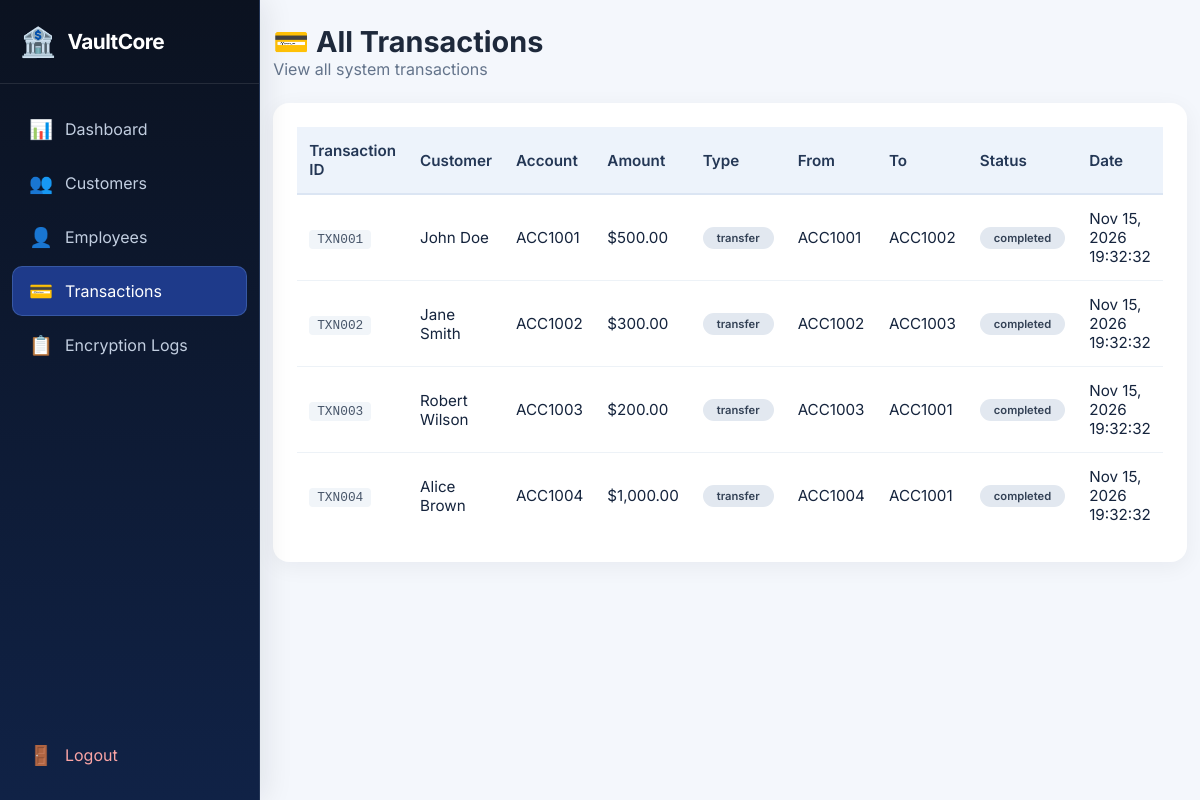
The app's page /admin/transactions.php (signed in) with its own data.
### tables this page shows
CREATE TABLE transactions (
    id INT PRIMARY KEY AUTO_INCREMENT,
    transaction_id VARCHAR(50) UNIQUE NOT NULL,
    customer_id INT,
    from_account VARCHAR(20),
    to_account VARCHAR(20),
    amount DECIMAL(15,2) NOT NULL,
    transaction_type ENUM('deposit', 'withdrawal', 'transfer', 'credit', 'debit') NOT NULL,
    description TEXT,
    status ENUM('pending', 'completed', 'failed', 'reversed') DEFAULT 'completed',
    created_at TIMESTAMP DEFAULT CURRENT_TIMESTAMP,
    FOREIGN KEY (customer_id) REFERENCES customers(id) ON DELETE CASCADE
);

CREATE TABLE customers (
    id INT PRIMARY KEY AUTO_INCREMENT,
    customer_id VARCHAR(20) UNIQUE NOT NULL,
    full_name VARCHAR(100) NOT NULL,
    email VARCHAR(100) UNIQUE NOT NULL,
    phone VARCHAR(20),
    password_hash VARCHAR(255) NOT NULL,
    account_number VARCHAR(20) UNIQUE NOT NULL,
    balance DECIMAL(15,2) DEFAULT 0.00,
    cipher_type ENUM('vigenere', 'columnar', 'railfence', 'hill') DEFAULT 'vigenere',
    cipher_key VARCHAR(50) NOT NULL,
    private_note TEXT,
    created_at TIMESTAMP DEFAULT CURRENT_TIMESTAMP,
    status ENUM('active', 'inactive', 'suspended') DEFAULT 'active'
);

### admin/transactions.php (the view, shortened to what this page needs)
<?php
$db = new Database();
$conn = $db->getConnection();
$stmt = $conn->query("SELECT t.*, c.full_name, c.account_number FROM transactions t
                       JOIN customers c ON t.customer_id = c.id
                       ORDER BY t.created_at DESC");
$transactions = $stmt->fetchAll();
?>
<!DOCTYPE html>
<html lang="en">
<head>
    <link rel="stylesheet" href="../css/style.css">
    <link rel="stylesheet" href="../css/dashboard.css">
    <link rel="stylesheet" href="../css/admin.css">
    <link rel="stylesheet" href="../css/vaultcore.css">
</head>
<body>
    <div class="sidebar">
        <div class="sidebar-brand">
            <span class="brand-icon">🏦</span>
            <span>VaultCore</span>
        </div>
        <nav class="sidebar-nav">
            <a href="dashboard.php">
                <span class="nav-icon">📊</span>
                <span>Dashboard</span>
            </a>
            <a href="customers.php">
                <span class="nav-icon">👥</span>
                <span>Customers</span>
            </a>
            <a href="employees.php">
                <span class="nav-icon">👤</span>
                <span>Employees</span>
            </a>
            <a href="transactions.php" class="active">
                <span class="nav-icon">💳</span>
                <span>Transactions</span>
            </a>
            <a href="logs.php">
                <span class="nav-icon">📋</span>
                <span>Encryption Logs</span>
            </a>
            <a href="../auth/logout.php" class="logout">
                <span class="nav-icon">🚪</span>
                <span>Logout</span>
            </a>
        </nav>
    </div>
    <div class="main-content">
        <header class="page-header">
            <div>
                <h1>💳 All Transactions</h1>
                <p>View all system transactions</p>
            </div>
        </header>
        <div class="panel">
            <div class="table-responsive">
                <table>
                    <thead>
                        <tr>
                            <th>Transaction ID</th>
                            <th>Customer</th>
                            <th>Account</th>
                            <th>Amount</th>
                            <th>Type</th>
                            <th>From</th>
                            <th>To</th>
                            <th>Status</th>
                            <th>Date</th>
                        </tr>
                    </thead>
                    <tbody>
                        <?php if (empty($transactions)): ?>
                        <tr><td colspan="9" class="text-center">No transactions found</td></tr>
                        <?php else: foreach ($transactions as $tx): ?>
                        <tr>
                            <td><span class="tx-id"><?= htmlspecialchars($tx['transaction_id']) ?></span></td>
                            <td><?= htmlspecialchars($tx['full_name']) ?></td>
                            <td><?= htmlspecialchars($tx['account_number']) ?></td>
                            <td class="<?= $tx['amount'] < 0 ? 'negative' : 'positive' ?>">
                                $<?= number_format(abs($tx['amount']), 2) ?>
                            </td>
                            <td><span class="badge badge-<?= $tx['transaction_type'] ?>"><?= $tx['transaction_type'] ?></span></td>
                            <td><?= htmlspecialchars($tx['from_account'] ?? '-') ?></td>
                            <td><?= htmlspecialchars($tx['to_account'] ?? '-') ?></td>
                            <td><span class="badge badge-<?= $tx['status'] ?>"><?= $tx['status'] ?></span></td>
                            <td><?= date('M d, Y H:i:s', strtotime($tx['created_at'])) ?></td>
                        </tr>
                        <?php endforeach; endif; ?>
                    </tbody>
                </table>
            </div>
        </div>
    </div>
</body>
</html>

### css/style.css (style rules this page uses)
:root { --primary: #1e3a8a; --primary-dark: #0b2b5c; --primary-light: #3b5fc4; --gray-50: #f8fafc; --gray-100: #f1f5f9; --gray-200: #e2e8f0; --gray-400: #94a3b8; --gray-500: #64748b; --gray-600: #475569; --gray-800: #1e293b; --success: #16a34a; --warning: #f59e0b; --danger: #dc2626; --shadow: 0 1px 3px rgba(0, 0, 0, 0.1), 0 1px 2px rgba(0, 0, 0, 0.06); --shadow-lg: 0 10px 15px -3px rgba(0, 0, 0, 0.1), 0 4px 6px -2px rgba(0, 0, 0, 0.05); }
* { box-sizing: border-box; margin: 0; padding: 0; font-family: 'Inter', -apple-system, BlinkMacSystemFont, 'Segoe UI', Roboto, sans-serif; }
body { background: #f0f4fa; min-height: 100vh; display: flex; justify-content: center; align-items: center; }
.badge { background: #e2e8f0; padding: 4px 14px; border-radius: 40px; font-size: 0.7rem; font-weight: 600; color: #334155; display: inline-block; }
table { width: 100%; border-collapse: collapse; font-size: 0.95rem; }
th { background: #f8fafc; padding: 14px 12px; text-align: left; font-weight: 600; color: #1e293b; border-bottom: 2px solid #e2e8f0; }
td { padding: 14px 12px; border-bottom: 1px solid #edf2f7; vertical-align: middle; }
tr:last-child td { border-bottom: none; }

### css/dashboard.css (style rules this page uses)
.sidebar { position: fixed; left: 0; top: 0; bottom: 0; width: 260px; background: linear-gradient(180deg, var(--primary-dark), var(--primary)); color: white; display: flex; flex-direction: column; z-index: 100; transition: all 0.3s ease; }
.sidebar-brand { padding: 24px 20px; display: flex; align-items: center; gap: 12px; font-size: 1.3rem; font-weight: 700; border-bottom: 1px solid rgba(255, 255, 255, 0.1); }
.brand-icon { font-size: 1.8rem; }
.sidebar-nav { flex: 1; padding: 20px 12px; display: flex; flex-direction: column; gap: 4px; }
.sidebar-nav a { display: flex; align-items: center; gap: 12px; padding: 12px 16px; border-radius: 10px; color: rgba(255, 255, 255, 0.7); text-decoration: none; transition: all 0.3s ease; }
.sidebar-nav a.active { background: rgba(255, 255, 255, 0.15); color: white; }
.sidebar-nav a.logout { margin-top: auto; color: #fca5a5; }
.nav-icon { font-size: 1.2rem; }
.main-content { margin-left: 260px; padding: 24px 32px; min-height: 100vh; background: var(--gray-50); }
.page-header { display: flex; justify-content: space-between; align-items: center; margin-bottom: 24px; }
.page-header h1 { font-size: 1.8rem; font-weight: 700; color: var(--gray-800); }
.page-header p { color: var(--gray-500); }
.panel { background: white; border-radius: 16px; padding: 24px; box-shadow: var(--shadow); margin-bottom: 24px; }
.tx-id { font-family: 'Courier New', monospace; font-size: 0.8rem; color: var(--gray-600); background: var(--gray-100); padding: 2px 8px; border-radius: 4px; }

### css/vaultcore.css (style rules this page uses)
:root { --primary:#1e3a8a;--primary-dark:#0b1220;--primary-light:#3b82f6;--success:#10b981;--gray-50:#f8fafc;--gray-100:#f1f5f9;--gray-200:#e2e8f0;--gray-400:#94a3b8;--gray-500:#64748b;--gray-600:#475569;--gray-800:#1e293b;--shadow:0 4px 16px rgba(15,23,42,.07);--shadow-lg:0 18px 50px rgba(15,23,42,.11) }
body { background:#f4f7fc;color:#15243d }
a,button,input,select,textarea { transition:border-color .2s ease,background-color .2s ease,box-shadow .2s ease }
.sidebar { background:linear-gradient(180deg,#0b1220 0%,#102246 100%);border-right:1px solid #243657;box-shadow:5px 0 28px rgba(11,18,32,.09) }
.sidebar-brand { color:#fff;border-bottom-color:rgba(255,255,255,.1);letter-spacing:-.025em }
.sidebar-brand .brand-icon { filter:none }
.sidebar-nav a { color:#c2cee0;border:1px solid transparent }
.sidebar-nav a.active { background:#1e3a8a;color:#fff;border-color:rgba(147,197,253,.22) }
.main-content,.dashboard-content { background:#f4f7fc }
.card,.stat-card,.dashboard-card,.content-card,.panel { border-color:#e2e8f0;box-shadow:0 5px 22px rgba(15,23,42,.055) }
th { background:#edf3fb;color:#243755;border-bottom-color:#dbe5f3 }

### records on screen
transactions: transaction "TXN001", customer.full_name "John Doe", customer.account_number "ACC1001", amount "500.00", transaction_type "transfer", from_account "ACC1001", to_account "ACC1002", status "completed", created_at "Nov 15, 2026 19:32:32"
transactions: transaction "TXN002", customer.full_name "Jane Smith", customer.account_number "ACC1002", amount "300.00", transaction_type "transfer", from_account "ACC1002", to_account "ACC1003", status "completed", created_at "Nov 15, 2026 19:32:32"
transactions: transaction "TXN003", customer.full_name "Robert Wilson", customer.account_number "ACC1003", amount "200.00", transaction_type "transfer", from_account "ACC1003", to_account "ACC1001", status "completed", created_at "Nov 15, 2026 19:32:32"
transactions: transaction "TXN004", customer.full_name "Alice Brown", customer.account_number "ACC1004", amount "1,000.00", transaction_type "transfer", from_account "ACC1004", to_account "ACC1001", status "completed", created_at "Nov 15, 2026 19:32:32"
